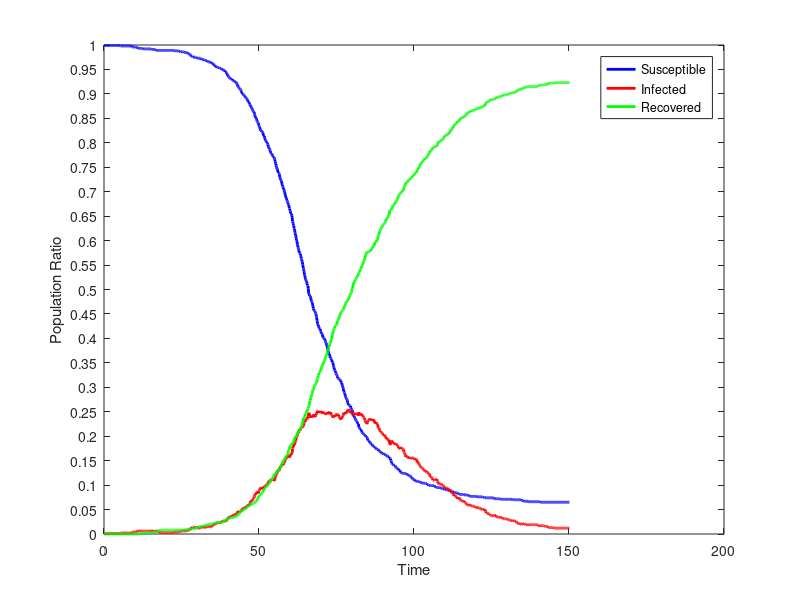

This chart was generated by the following MATLAB code:
dynamics = [
999.0,1.0,0.0;
999.0,1.0,0.0;
999.0,1.0,0.0;
999.0,1.0,0.0;
999.0,1.0,0.0;
999.0,1.0,0.0;
999.0,1.0,0.0;
999.0,1.0,0.0;
999.0,1.0,0.0;
999.0,1.0,0.0;
999.0,1.0,0.0;
999.0,1.0,0.0;
999.0,1.0,0.0;
999.0,1.0,0.0;
999.0,1.0,0.0;
999.0,1.0,0.0;
999.0,1.0,0.0;
999.0,1.0,0.0;
999.0,1.0,0.0;
999.0,1.0,0.0;
999.0,1.0,0.0;
999.0,1.0,0.0;
999.0,1.0,0.0;
999.0,1.0,0.0;
999.0,1.0,0.0;
999.0,1.0,0.0;
999.0,1.0,0.0;
999.0,1.0,0.0;
999.0,1.0,0.0;
999.0,1.0,0.0;
999.0,1.0,0.0;
999.0,1.0,0.0;
999.0,1.0,0.0;
999.0,1.0,0.0;
999.0,1.0,0.0;
999.0,1.0,0.0;
999.0,1.0,0.0;
999.0,1.0,0.0;
999.0,1.0,0.0;
999.0,1.0,0.0;
999.0,1.0,0.0;
999.0,1.0,0.0;
999.0,1.0,0.0;
999.0,1.0,0.0;
999.0,1.0,0.0;
999.0,1.0,0.0;
999.0,1.0,0.0;
999.0,1.0,0.0;
999.0,1.0,0.0;
999.0,1.0,0.0;
999.0,1.0,0.0;
999.0,1.0,0.0;
999.0,1.0,0.0;
998.0,2.0,0.0;
998.0,2.0,0.0;
998.0,2.0,0.0;
998.0,2.0,0.0;
998.0,2.0,0.0;
998.0,2.0,0.0;
998.0,2.0,0.0;
998.0,2.0,0.0;
998.0,2.0,0.0;
998.0,2.0,0.0;
998.0,2.0,0.0;
998.0,2.0,0.0;
998.0,2.0,0.0;
998.0,2.0,0.0;
998.0,2.0,0.0;
998.0,2.0,0.0;
998.0,2.0,0.0;
998.0,2.0,0.0;
998.0,2.0,0.0;
998.0,2.0,0.0;
998.0,2.0,0.0;
998.0,2.0,0.0;
998.0,2.0,0.0;
998.0,2.0,0.0;
998.0,2.0,0.0;
998.0,2.0,0.0;
998.0,2.0,0.0;
998.0,2.0,0.0;
998.0,2.0,0.0;
998.0,2.0,0.0;
998.0,2.0,0.0;
998.0,2.0,0.0;
998.0,2.0,0.0;
998.0,2.0,0.0;
998.0,2.0,0.0;
998.0,2.0,0.0;
998.0,2.0,0.0;
996.0,4.0,0.0;
996.0,4.0,0.0;
996.0,4.0,0.0;
996.0,4.0,0.0;
996.0,4.0,0.0;
996.0,4.0,0.0;
996.0,4.0,0.0;
996.0,4.0,0.0;
996.0,4.0,0.0;
996.0,4.0,0.0;
996.0,4.0,0.0;
996.0,4.0,0.0;
996.0,4.0,0.0;
995.0,5.0,0.0;
995.0,5.0,0.0;
995.0,5.0,0.0;
995.0,5.0,0.0;
994.0,6.0,0.0;
994.0,6.0,0.0;
994.0,6.0,0.0;
994.0,6.0,0.0;
994.0,6.0,0.0;
994.0,6.0,0.0;
994.0,6.0,0.0;
993.0,7.0,0.0;
993.0,7.0,0.0;
993.0,6.0,1.0;
993.0,6.0,1.0;
993.0,6.0,1.0;
993.0,6.0,1.0;
993.0,6.0,1.0;
993.0,6.0,1.0;
993.0,6.0,1.0;
993.0,6.0,1.0;
993.0,6.0,1.0;
993.0,6.0,1.0;
992.0,6.0,2.0;
992.0,6.0,2.0;
992.0,6.0,2.0;
992.0,6.0,2.0;
992.0,6.0,2.0;
992.0,6.0,2.0;
992.0,6.0,2.0;
992.0,6.0,2.0;
992.0,6.0,2.0;
992.0,6.0,2.0;
992.0,6.0,2.0;
992.0,6.0,2.0;
992.0,6.0,2.0;
992.0,6.0,2.0;
992.0,6.0,2.0;
992.0,6.0,2.0;
992.0,6.0,2.0;
992.0,6.0,2.0;
992.0,6.0,2.0;
992.0,6.0,2.0;
992.0,6.0,2.0;
992.0,6.0,2.0;
992.0,6.0,2.0;
992.0,6.0,2.0;
992.0,6.0,2.0;
992.0,6.0,2.0;
992.0,6.0,2.0;
991.0,7.0,2.0;
991.0,7.0,2.0;
991.0,6.0,3.0;
991.0,6.0,3.0;
991.0,6.0,3.0;
991.0,6.0,3.0;
991.0,6.0,3.0;
991.0,6.0,3.0;
991.0,6.0,3.0;
991.0,5.0,4.0;
991.0,5.0,4.0;
991.0,5.0,4.0;
990.0,6.0,4.0;
990.0,6.0,4.0;
990.0,6.0,4.0;
989.0,7.0,4.0;
989.0,7.0,4.0;
989.0,6.0,5.0;
989.0,6.0,5.0;
989.0,6.0,5.0;
989.0,6.0,5.0;
989.0,6.0,5.0;
989.0,6.0,5.0;
989.0,5.0,6.0;
989.0,5.0,6.0;
989.0,4.0,7.0;
989.0,4.0,7.0;
989.0,4.0,7.0;
989.0,4.0,7.0;
989.0,3.0,8.0;
989.0,3.0,8.0;
989.0,3.0,8.0;
989.0,3.0,8.0;
989.0,3.0,8.0;
989.0,3.0,8.0;
989.0,3.0,8.0;
989.0,3.0,8.0;
989.0,3.0,8.0;
989.0,3.0,8.0;
989.0,3.0,8.0;
989.0,3.0,8.0;
989.0,3.0,8.0;
989.0,3.0,8.0;
989.0,3.0,8.0;
989.0,3.0,8.0;
989.0,3.0,8.0;
989.0,3.0,8.0;
989.0,3.0,8.0;
989.0,3.0,8.0;
989.0,3.0,8.0;
989.0,3.0,8.0;
989.0,3.0,8.0;
989.0,3.0,8.0;
989.0,3.0,8.0;
989.0,3.0,8.0;
989.0,3.0,8.0;
989.0,3.0,8.0;
989.0,3.0,8.0;
989.0,3.0,8.0;
989.0,3.0,8.0;
989.0,3.0,8.0;
989.0,3.0,8.0;
989.0,3.0,8.0;
989.0,3.0,8.0;
989.0,3.0,8.0;
989.0,3.0,8.0;
989.0,3.0,8.0;
989.0,3.0,8.0;
989.0,3.0,8.0;
989.0,3.0,8.0;
989.0,3.0,8.0;
989.0,3.0,8.0;
989.0,3.0,8.0;
989.0,3.0,8.0;
988.0,4.0,8.0;
988.0,4.0,8.0;
988.0,4.0,8.0;
988.0,4.0,8.0;
988.0,4.0,8.0;
988.0,4.0,8.0;
988.0,4.0,8.0;
988.0,4.0,8.0;
988.0,4.0,8.0;
988.0,4.0,8.0;
988.0,4.0,8.0;
988.0,4.0,8.0;
988.0,4.0,8.0;
988.0,4.0,8.0;
988.0,4.0,8.0;
987.0,5.0,8.0;
987.0,5.0,8.0;
987.0,5.0,8.0;
987.0,5.0,8.0;
987.0,5.0,8.0;
986.0,6.0,8.0;
986.0,6.0,8.0;
986.0,6.0,8.0;
986.0,6.0,8.0;
986.0,6.0,8.0;
986.0,6.0,8.0;
986.0,6.0,8.0;
986.0,6.0,8.0;
986.0,6.0,8.0;
986.0,6.0,8.0;
986.0,6.0,8.0;
985.0,7.0,8.0;
985.0,7.0,8.0;
985.0,6.0,9.0;
985.0,6.0,9.0;
985.0,6.0,9.0;
985.0,6.0,9.0;
985.0,6.0,9.0;
985.0,6.0,9.0;
985.0,6.0,9.0;
984.0,7.0,9.0;
984.0,7.0,9.0;
984.0,7.0,9.0;
983.0,8.0,9.0;
983.0,8.0,9.0;
982.0,8.0,10.0;
982.0,8.0,10.0;
982.0,8.0,10.0;
982.0,8.0,10.0;
982.0,8.0,10.0;
981.0,9.0,10.0;
980.0,10.0,10.0;
979.0,11.0,10.0;
978.0,12.0,10.0;
977.0,13.0,10.0;
977.0,13.0,10.0;
977.0,13.0,10.0;
977.0,13.0,10.0;
977.0,12.0,11.0;
976.0,13.0,11.0;
975.0,14.0,11.0;
975.0,14.0,11.0;
975.0,14.0,11.0;
975.0,14.0,11.0;
975.0,14.0,11.0;
975.0,14.0,11.0;
975.0,13.0,12.0;
975.0,13.0,12.0;
975.0,13.0,12.0;
974.0,14.0,12.0;
974.0,14.0,12.0;
974.0,14.0,12.0;
974.0,13.0,13.0;
973.0,14.0,13.0;
973.0,13.0,14.0;
973.0,12.0,15.0;
973.0,12.0,15.0;
973.0,12.0,15.0;
973.0,12.0,15.0;
973.0,12.0,15.0;
973.0,12.0,15.0;
973.0,12.0,15.0;
973.0,12.0,15.0;
973.0,12.0,15.0;
973.0,12.0,15.0;
972.0,13.0,15.0;
972.0,13.0,15.0;
971.0,14.0,15.0;
971.0,14.0,15.0;
970.0,15.0,15.0;
970.0,15.0,15.0;
970.0,14.0,16.0;
970.0,13.0,17.0;
970.0,13.0,17.0;
970.0,13.0,17.0;
970.0,13.0,17.0;
970.0,13.0,17.0;
970.0,13.0,17.0;
969.0,14.0,17.0;
968.0,15.0,17.0;
968.0,14.0,18.0;
968.0,14.0,18.0;
968.0,14.0,18.0;
968.0,14.0,18.0;
968.0,14.0,18.0;
968.0,14.0,18.0;
967.0,15.0,18.0;
967.0,15.0,18.0;
966.0,15.0,19.0;
966.0,15.0,19.0;
965.0,16.0,19.0;
965.0,16.0,19.0;
965.0,16.0,19.0;
965.0,15.0,20.0;
965.0,15.0,20.0;
965.0,15.0,20.0;
965.0,15.0,20.0;
965.0,14.0,21.0;
965.0,14.0,21.0;
965.0,14.0,21.0;
963.0,16.0,21.0;
963.0,16.0,21.0;
962.0,17.0,21.0;
962.0,17.0,21.0;
962.0,17.0,21.0;
962.0,17.0,21.0;
960.0,19.0,21.0;
960.0,19.0,21.0;
959.0,20.0,21.0;
959.0,19.0,22.0;
957.0,21.0,22.0;
957.0,21.0,22.0;
957.0,20.0,23.0;
956.0,21.0,23.0;
956.0,21.0,23.0;
955.0,22.0,23.0;
955.0,22.0,23.0;
955.0,22.0,23.0;
954.0,23.0,23.0;
954.0,23.0,23.0;
954.0,23.0,23.0;
954.0,23.0,23.0;
954.0,23.0,23.0;
954.0,23.0,23.0;
954.0,22.0,24.0;
953.0,23.0,24.0;
953.0,23.0,24.0;
952.0,24.0,24.0;
952.0,24.0,24.0;
952.0,24.0,24.0;
952.0,24.0,24.0;
952.0,24.0,24.0;
951.0,25.0,24.0;
951.0,25.0,24.0;
950.0,26.0,24.0;
950.0,26.0,24.0;
949.0,27.0,24.0;
949.0,27.0,24.0;
949.0,27.0,24.0;
948.0,27.0,25.0;
948.0,26.0,26.0;
948.0,26.0,26.0;
948.0,26.0,26.0;
948.0,25.0,27.0;
945.0,27.0,28.0;
945.0,26.0,29.0;
945.0,26.0,29.0;
944.0,27.0,29.0;
943.0,27.0,30.0;
941.0,29.0,30.0;
941.0,29.0,30.0;
940.0,30.0,30.0;
937.0,33.0,30.0;
937.0,33.0,30.0;
936.0,34.0,30.0;
935.0,34.0,31.0;
934.0,34.0,32.0;
934.0,33.0,33.0;
933.0,34.0,33.0;
932.0,35.0,33.0;
932.0,35.0,33.0;
931.0,36.0,33.0;
931.0,36.0,33.0;
930.0,37.0,33.0;
930.0,36.0,34.0;
930.0,36.0,34.0;
930.0,36.0,34.0;
930.0,36.0,34.0;
928.0,38.0,34.0;
928.0,38.0,34.0;
927.0,39.0,34.0;
927.0,39.0,34.0;
927.0,39.0,34.0;
926.0,40.0,34.0;
925.0,40.0,35.0;
925.0,40.0,35.0;
925.0,39.0,36.0;
925.0,39.0,36.0;
924.0,40.0,36.0;
924.0,40.0,36.0;
922.0,42.0,36.0;
921.0,43.0,36.0;
920.0,43.0,37.0;
920.0,43.0,37.0;
919.0,43.0,38.0;
915.0,47.0,38.0;
914.0,47.0,39.0;
914.0,46.0,40.0;
913.0,46.0,41.0;
912.0,45.0,43.0;
911.0,46.0,43.0;
911.0,45.0,44.0;
910.0,46.0,44.0;
909.0,46.0,45.0;
908.0,46.0,46.0;
907.0,47.0,46.0;
906.0,47.0,47.0;
904.0,48.0,48.0;
902.0,50.0,48.0;
900.0,52.0,48.0;
900.0,51.0,49.0;
900.0,51.0,49.0;
899.0,52.0,49.0;
898.0,53.0,49.0;
897.0,54.0,49.0;
897.0,53.0,50.0;
896.0,53.0,51.0;
896.0,53.0,51.0;
895.0,54.0,51.0;
893.0,56.0,51.0;
892.0,56.0,52.0;
892.0,54.0,54.0;
891.0,55.0,54.0;
891.0,55.0,54.0;
890.0,56.0,54.0;
889.0,56.0,55.0;
888.0,57.0,55.0;
885.0,60.0,55.0;
885.0,58.0,57.0;
883.0,59.0,58.0;
883.0,59.0,58.0;
883.0,58.0,59.0;
880.0,61.0,59.0;
879.0,62.0,59.0;
878.0,63.0,59.0;
877.0,64.0,59.0;
874.0,67.0,59.0;
874.0,67.0,59.0;
873.0,68.0,59.0;
872.0,67.0,61.0;
871.0,67.0,62.0;
869.0,69.0,62.0;
868.0,69.0,63.0;
866.0,71.0,63.0;
865.0,72.0,63.0;
864.0,73.0,63.0;
864.0,73.0,63.0;
863.0,74.0,63.0;
860.0,77.0,63.0;
858.0,79.0,63.0;
856.0,80.0,64.0;
853.0,82.0,65.0;
853.0,81.0,66.0;
850.0,83.0,67.0;
850.0,82.0,68.0;
848.0,84.0,68.0;
846.0,86.0,68.0;
844.0,86.0,70.0;
843.0,86.0,71.0;
842.0,87.0,71.0;
841.0,85.0,74.0;
840.0,83.0,77.0;
836.0,87.0,77.0;
835.0,88.0,77.0;
833.0,89.0,78.0;
832.0,90.0,78.0;
830.0,92.0,78.0;
827.0,94.0,79.0;
825.0,95.0,80.0;
825.0,95.0,80.0;
825.0,94.0,81.0;
824.0,94.0,82.0;
824.0,92.0,84.0;
823.0,92.0,85.0;
823.0,92.0,85.0;
821.0,93.0,86.0;
820.0,93.0,87.0;
816.0,97.0,87.0;
814.0,96.0,90.0;
814.0,96.0,90.0;
814.0,95.0,91.0;
811.0,95.0,94.0;
808.0,98.0,94.0;
806.0,99.0,95.0;
805.0,98.0,97.0;
804.0,99.0,97.0;
804.0,99.0,97.0;
802.0,101.0,97.0;
802.0,101.0,97.0;
800.0,102.0,98.0;
799.0,103.0,98.0;
797.0,103.0,100.0;
796.0,103.0,101.0;
793.0,105.0,102.0;
790.0,108.0,102.0;
789.0,108.0,103.0;
789.0,107.0,104.0;
787.0,109.0,104.0;
786.0,109.0,105.0;
784.0,109.0,107.0;
781.0,110.0,109.0;
779.0,111.0,110.0;
778.0,112.0,110.0;
778.0,112.0,110.0;
778.0,112.0,110.0;
777.0,110.0,113.0;
774.0,112.0,114.0;
773.0,112.0,115.0;
773.0,112.0,115.0;
772.0,111.0,117.0;
770.0,111.0,119.0;
770.0,109.0,121.0;
770.0,109.0,121.0;
768.0,109.0,123.0;
766.0,111.0,123.0;
762.0,115.0,123.0;
759.0,118.0,123.0;
758.0,119.0,123.0;
754.0,121.0,125.0;
751.0,122.0,127.0;
750.0,122.0,128.0;
747.0,125.0,128.0;
747.0,125.0,128.0;
745.0,126.0,129.0;
740.0,131.0,129.0;
740.0,130.0,130.0;
738.0,132.0,130.0;
738.0,129.0,133.0;
737.0,130.0,133.0;
735.0,132.0,133.0;
730.0,136.0,134.0;
729.0,135.0,136.0;
725.0,138.0,137.0;
724.0,139.0,137.0;
724.0,139.0,137.0;
723.0,138.0,139.0;
720.0,139.0,141.0;
716.0,142.0,142.0;
714.0,141.0,145.0;
711.0,143.0,146.0;
710.0,141.0,149.0;
709.0,141.0,150.0;
705.0,144.0,151.0;
705.0,144.0,151.0;
703.0,145.0,152.0;
700.0,147.0,153.0;
699.0,148.0,153.0;
695.0,150.0,155.0;
693.0,151.0,156.0;
689.0,153.0,158.0;
689.0,153.0,158.0;
687.0,155.0,158.0;
685.0,156.0,159.0;
682.0,159.0,159.0;
681.0,158.0,161.0;
680.0,158.0,162.0;
678.0,160.0,162.0;
674.0,159.0,167.0;
673.0,158.0,169.0;
673.0,156.0,171.0;
669.0,159.0,172.0;
666.0,160.0,174.0;
665.0,157.0,178.0;
662.0,160.0,178.0;
660.0,160.0,180.0;
656.0,163.0,181.0;
656.0,162.0,182.0;
654.0,164.0,182.0;
654.0,163.0,183.0;
651.0,165.0,184.0;
648.0,166.0,186.0;
640.0,174.0,186.0;
639.0,175.0,186.0;
635.0,179.0,186.0;
632.0,180.0,188.0;
631.0,179.0,190.0;
625.0,184.0,191.0;
624.0,184.0,192.0;
621.0,183.0,196.0;
617.0,186.0,197.0;
614.0,188.0,198.0;
611.0,190.0,199.0;
609.0,192.0,199.0;
604.0,197.0,199.0;
601.0,198.0,201.0;
599.0,200.0,201.0;
597.0,200.0,203.0;
592.0,201.0,207.0;
589.0,204.0,207.0;
586.0,207.0,207.0;
584.0,207.0,209.0;
582.0,207.0,211.0;
579.0,210.0,211.0;
575.0,214.0,211.0;
575.0,212.0,213.0;
574.0,213.0,213.0;
573.0,213.0,214.0;
570.0,214.0,216.0;
568.0,215.0,217.0;
564.0,216.0,220.0;
563.0,217.0,220.0;
561.0,217.0,222.0;
557.0,219.0,224.0;
556.0,218.0,226.0;
551.0,220.0,229.0;
548.0,220.0,232.0;
543.0,220.0,237.0;
541.0,222.0,237.0;
537.0,226.0,237.0;
534.0,228.0,238.0;
530.0,232.0,238.0;
528.0,231.0,241.0;
524.0,230.0,246.0;
522.0,232.0,246.0;
520.0,233.0,247.0;
518.0,235.0,247.0;
517.0,235.0,248.0;
515.0,236.0,249.0;
512.0,235.0,253.0;
509.0,237.0,254.0;
508.0,238.0,254.0;
507.0,237.0,256.0;
502.0,241.0,257.0;
493.0,247.0,260.0;
491.0,248.0,261.0;
490.0,245.0,265.0;
487.0,245.0,268.0;
487.0,243.0,270.0;
486.0,241.0,273.0;
486.0,240.0,274.0;
483.0,238.0,279.0;
479.0,241.0,280.0;
477.0,240.0,283.0;
475.0,240.0,285.0;
474.0,239.0,287.0;
473.0,239.0,288.0;
468.0,240.0,292.0;
466.0,239.0,295.0;
462.0,243.0,295.0;
461.0,243.0,296.0;
457.0,245.0,298.0;
457.0,243.0,300.0;
456.0,242.0,302.0;
455.0,241.0,304.0;
455.0,239.0,306.0;
453.0,241.0,306.0;
451.0,242.0,307.0;
449.0,243.0,308.0;
445.0,246.0,309.0;
443.0,246.0,311.0;
437.0,250.0,313.0;
435.0,249.0,316.0;
430.0,252.0,318.0;
428.0,252.0,320.0;
428.0,248.0,324.0;
424.0,251.0,325.0;
423.0,249.0,328.0;
421.0,249.0,330.0;
420.0,250.0,330.0;
420.0,249.0,331.0;
420.0,249.0,331.0;
417.0,250.0,333.0;
415.0,250.0,335.0;
414.0,251.0,335.0;
410.0,251.0,339.0;
410.0,249.0,341.0;
409.0,248.0,343.0;
409.0,247.0,344.0;
408.0,246.0,346.0;
402.0,250.0,348.0;
402.0,250.0,348.0;
401.0,248.0,351.0;
400.0,248.0,352.0;
400.0,247.0,353.0;
400.0,247.0,353.0;
399.0,246.0,355.0;
396.0,247.0,357.0;
394.0,245.0,361.0;
392.0,245.0,363.0;
391.0,244.0,365.0;
390.0,245.0,365.0;
387.0,246.0,367.0;
385.0,246.0,369.0;
383.0,248.0,369.0;
381.0,246.0,373.0;
377.0,247.0,376.0;
375.0,247.0,378.0;
372.0,249.0,379.0;
370.0,249.0,381.0;
368.0,250.0,382.0;
368.0,245.0,387.0;
366.0,245.0,389.0;
363.0,247.0,390.0;
360.0,249.0,391.0;
360.0,249.0,391.0;
359.0,246.0,395.0;
358.0,245.0,397.0;
356.0,244.0,400.0;
356.0,244.0,400.0;
352.0,243.0,405.0;
352.0,240.0,408.0;
351.0,240.0,409.0;
348.0,238.0,414.0;
345.0,239.0,416.0;
342.0,240.0,418.0;
340.0,240.0,420.0;
337.0,242.0,421.0;
335.0,241.0,424.0;
334.0,241.0,425.0;
334.0,240.0,426.0;
331.0,243.0,426.0;
329.0,244.0,427.0;
328.0,245.0,427.0;
326.0,246.0,428.0;
325.0,246.0,429.0;
324.0,244.0,432.0;
322.0,242.0,436.0;
319.0,244.0,437.0;
318.0,244.0,438.0;
317.0,244.0,439.0;
317.0,244.0,439.0;
317.0,241.0,442.0;
317.0,238.0,445.0;
317.0,238.0,445.0;
316.0,237.0,447.0;
315.0,235.0,450.0;
313.0,235.0,452.0;
313.0,234.0,453.0;
310.0,237.0,453.0;
309.0,237.0,454.0;
309.0,236.0,455.0;
305.0,239.0,456.0;
304.0,239.0,457.0;
301.0,241.0,458.0;
300.0,242.0,458.0;
297.0,244.0,459.0;
292.0,248.0,460.0;
292.0,247.0,461.0;
290.0,246.0,464.0;
289.0,246.0,465.0;
287.0,245.0,468.0;
284.0,247.0,469.0;
281.0,248.0,471.0;
279.0,249.0,472.0;
279.0,247.0,474.0;
277.0,248.0,475.0;
275.0,250.0,475.0;
275.0,249.0,476.0;
273.0,251.0,476.0;
269.0,253.0,478.0;
266.0,254.0,480.0;
266.0,254.0,480.0;
264.0,255.0,481.0;
264.0,253.0,483.0;
263.0,252.0,485.0;
262.0,251.0,487.0;
262.0,251.0,487.0;
262.0,250.0,488.0;
262.0,248.0,490.0;
259.0,249.0,492.0;
257.0,250.0,493.0;
255.0,251.0,494.0;
255.0,249.0,496.0;
254.0,246.0,500.0;
253.0,245.0,502.0;
249.0,248.0,503.0;
245.0,248.0,507.0;
242.0,247.0,511.0;
241.0,248.0,511.0;
241.0,244.0,515.0;
241.0,244.0,515.0;
239.0,245.0,516.0;
237.0,246.0,517.0;
236.0,245.0,519.0;
234.0,246.0,520.0;
233.0,246.0,521.0;
232.0,246.0,522.0;
231.0,246.0,523.0;
231.0,245.0,524.0;
230.0,245.0,525.0;
229.0,244.0,527.0;
227.0,245.0,528.0;
225.0,247.0,528.0;
225.0,245.0,530.0;
225.0,242.0,533.0;
218.0,249.0,533.0;
218.0,247.0,535.0;
217.0,247.0,536.0;
216.0,246.0,538.0;
214.0,246.0,540.0;
214.0,244.0,542.0;
214.0,244.0,542.0;
214.0,243.0,543.0;
210.0,246.0,544.0;
210.0,244.0,546.0;
208.0,243.0,549.0;
208.0,242.0,550.0;
207.0,243.0,550.0;
206.0,242.0,552.0;
205.0,241.0,554.0;
204.0,239.0,557.0;
204.0,238.0,558.0;
203.0,238.0,559.0;
203.0,237.0,560.0;
203.0,235.0,562.0;
202.0,232.0,566.0;
201.0,230.0,569.0;
201.0,228.0,571.0;
199.0,228.0,573.0;
199.0,227.0,574.0;
199.0,227.0,574.0;
198.0,225.0,577.0;
197.0,226.0,577.0;
195.0,228.0,577.0;
192.0,231.0,577.0;
191.0,232.0,577.0;
191.0,232.0,577.0;
191.0,232.0,577.0;
190.0,233.0,577.0;
188.0,235.0,577.0;
187.0,236.0,577.0;
187.0,234.0,579.0;
187.0,234.0,579.0;
186.0,235.0,579.0;
185.0,233.0,582.0;
184.0,234.0,582.0;
184.0,233.0,583.0;
184.0,232.0,584.0;
182.0,233.0,585.0;
181.0,233.0,586.0;
180.0,234.0,586.0;
179.0,235.0,586.0;
179.0,233.0,588.0;
179.0,232.0,589.0;
178.0,233.0,589.0;
178.0,231.0,591.0;
178.0,227.0,595.0;
178.0,227.0,595.0;
177.0,226.0,597.0;
175.0,228.0,597.0;
175.0,228.0,597.0;
175.0,227.0,598.0;
174.0,228.0,598.0;
173.0,226.0,601.0;
173.0,225.0,602.0;
173.0,225.0,602.0;
173.0,223.0,604.0;
173.0,219.0,608.0;
173.0,217.0,610.0;
172.0,217.0,611.0;
170.0,217.0,613.0;
170.0,215.0,615.0;
169.0,212.0,619.0;
169.0,211.0,620.0;
168.0,211.0,621.0;
168.0,209.0,623.0;
167.0,209.0,624.0;
167.0,208.0,625.0;
165.0,208.0,627.0;
165.0,207.0,628.0;
165.0,207.0,628.0;
165.0,206.0,629.0;
165.0,204.0,631.0;
165.0,203.0,632.0;
164.0,203.0,633.0;
164.0,202.0,634.0;
164.0,202.0,634.0;
163.0,203.0,634.0;
163.0,202.0,635.0;
163.0,201.0,636.0;
162.0,201.0,637.0;
162.0,199.0,639.0;
161.0,199.0,640.0;
161.0,195.0,644.0;
160.0,196.0,644.0;
160.0,195.0,645.0;
160.0,195.0,645.0;
160.0,194.0,646.0;
159.0,193.0,648.0;
158.0,194.0,648.0;
158.0,193.0,649.0;
158.0,192.0,650.0;
158.0,190.0,652.0;
155.0,192.0,653.0;
155.0,186.0,659.0;
155.0,184.0,661.0;
155.0,182.0,663.0;
154.0,183.0,663.0;
151.0,186.0,663.0;
150.0,187.0,663.0;
148.0,189.0,663.0;
145.0,191.0,664.0;
144.0,190.0,666.0;
143.0,190.0,667.0;
143.0,187.0,670.0;
143.0,185.0,672.0;
142.0,186.0,672.0;
141.0,187.0,672.0;
140.0,187.0,673.0;
140.0,186.0,674.0;
140.0,185.0,675.0;
140.0,185.0,675.0;
140.0,183.0,677.0;
138.0,184.0,678.0;
137.0,183.0,680.0;
136.0,184.0,680.0;
135.0,184.0,681.0;
135.0,183.0,682.0;
134.0,182.0,684.0;
134.0,182.0,684.0;
133.0,182.0,685.0;
133.0,179.0,688.0;
133.0,178.0,689.0;
133.0,176.0,691.0;
131.0,177.0,692.0;
131.0,175.0,694.0;
130.0,175.0,695.0;
130.0,174.0,696.0;
130.0,174.0,696.0;
127.0,177.0,696.0;
126.0,177.0,697.0;
126.0,176.0,698.0;
125.0,176.0,699.0;
125.0,176.0,699.0;
125.0,176.0,699.0;
124.0,175.0,701.0;
124.0,174.0,702.0;
124.0,174.0,702.0;
124.0,174.0,702.0;
124.0,173.0,703.0;
124.0,169.0,707.0;
124.0,167.0,709.0;
124.0,166.0,710.0;
124.0,165.0,711.0;
124.0,163.0,713.0;
124.0,161.0,715.0;
124.0,158.0,718.0;
123.0,159.0,718.0;
123.0,159.0,718.0;
123.0,159.0,718.0;
122.0,159.0,719.0;
122.0,159.0,719.0;
121.0,159.0,720.0;
121.0,157.0,722.0;
121.0,156.0,723.0;
121.0,155.0,724.0;
120.0,156.0,724.0;
120.0,156.0,724.0;
119.0,157.0,724.0;
119.0,156.0,725.0;
119.0,156.0,725.0;
119.0,154.0,727.0;
118.0,155.0,727.0;
117.0,155.0,728.0;
116.0,155.0,729.0;
116.0,155.0,729.0;
115.0,155.0,730.0;
114.0,156.0,730.0;
113.0,156.0,731.0;
112.0,156.0,732.0;
112.0,156.0,732.0;
112.0,156.0,732.0;
112.0,154.0,734.0;
111.0,154.0,735.0;
111.0,153.0,736.0;
111.0,152.0,737.0;
109.0,153.0,738.0;
109.0,153.0,738.0;
108.0,154.0,738.0;
108.0,154.0,738.0;
108.0,154.0,738.0;
108.0,152.0,740.0;
108.0,151.0,741.0;
108.0,147.0,745.0;
108.0,147.0,745.0;
107.0,148.0,745.0;
107.0,147.0,746.0;
107.0,144.0,749.0;
107.0,144.0,749.0;
107.0,144.0,749.0;
107.0,142.0,751.0;
107.0,141.0,752.0;
106.0,140.0,754.0;
106.0,138.0,756.0;
106.0,137.0,757.0;
105.0,137.0,758.0;
105.0,137.0,758.0;
105.0,136.0,759.0;
105.0,136.0,759.0;
104.0,135.0,761.0;
104.0,135.0,761.0;
104.0,134.0,762.0;
104.0,133.0,763.0;
104.0,132.0,764.0;
104.0,131.0,765.0;
104.0,131.0,765.0;
104.0,131.0,765.0;
104.0,131.0,765.0;
104.0,128.0,768.0;
104.0,128.0,768.0;
104.0,128.0,768.0;
103.0,129.0,768.0;
103.0,129.0,768.0;
103.0,128.0,769.0;
103.0,127.0,770.0;
102.0,127.0,771.0;
101.0,127.0,772.0;
101.0,126.0,773.0;
101.0,125.0,774.0;
100.0,125.0,775.0;
100.0,123.0,777.0;
99.0,123.0,778.0;
99.0,123.0,778.0;
99.0,122.0,779.0;
99.0,120.0,781.0;
99.0,117.0,784.0;
99.0,117.0,784.0;
99.0,117.0,784.0;
99.0,117.0,784.0;
99.0,116.0,785.0;
99.0,116.0,785.0;
99.0,115.0,786.0;
99.0,114.0,787.0;
99.0,113.0,788.0;
99.0,110.0,791.0;
99.0,110.0,791.0;
99.0,110.0,791.0;
99.0,110.0,791.0;
99.0,110.0,791.0;
98.0,111.0,791.0;
97.0,112.0,791.0;
97.0,112.0,791.0;
96.0,112.0,792.0;
96.0,111.0,793.0;
96.0,111.0,793.0;
95.0,112.0,793.0;
95.0,112.0,793.0;
95.0,112.0,793.0;
95.0,109.0,796.0;
95.0,108.0,797.0;
95.0,107.0,798.0;
95.0,104.0,801.0;
95.0,103.0,802.0;
95.0,102.0,803.0;
95.0,102.0,803.0;
95.0,102.0,803.0;
95.0,102.0,803.0;
94.0,103.0,803.0;
94.0,103.0,803.0;
94.0,103.0,803.0;
94.0,102.0,804.0;
94.0,101.0,805.0;
94.0,100.0,806.0;
94.0,100.0,806.0;
93.0,100.0,807.0;
93.0,100.0,807.0;
92.0,100.0,808.0;
92.0,100.0,808.0;
92.0,99.0,809.0;
92.0,98.0,810.0;
92.0,97.0,811.0;
92.0,96.0,812.0;
92.0,94.0,814.0;
91.0,94.0,815.0;
91.0,94.0,815.0;
91.0,93.0,816.0;
91.0,93.0,816.0;
90.0,94.0,816.0;
90.0,94.0,816.0;
90.0,94.0,816.0;
90.0,94.0,816.0;
90.0,94.0,816.0;
90.0,94.0,816.0;
90.0,92.0,818.0;
90.0,92.0,818.0;
90.0,91.0,819.0;
90.0,90.0,820.0;
89.0,91.0,820.0;
89.0,89.0,822.0;
87.0,91.0,822.0;
87.0,89.0,824.0;
87.0,88.0,825.0;
87.0,88.0,825.0;
87.0,86.0,827.0;
87.0,86.0,827.0;
87.0,85.0,828.0;
87.0,84.0,829.0;
87.0,84.0,829.0;
86.0,84.0,830.0;
86.0,81.0,833.0;
86.0,81.0,833.0;
86.0,80.0,834.0;
86.0,78.0,836.0;
85.0,78.0,837.0;
84.0,79.0,837.0;
84.0,79.0,837.0;
84.0,78.0,838.0;
84.0,78.0,838.0;
84.0,77.0,839.0;
84.0,76.0,840.0;
84.0,76.0,840.0;
84.0,75.0,841.0;
84.0,74.0,842.0;
84.0,72.0,844.0;
83.0,73.0,844.0;
83.0,73.0,844.0;
83.0,73.0,844.0;
82.0,74.0,844.0;
82.0,73.0,845.0;
81.0,74.0,845.0;
81.0,73.0,846.0;
81.0,71.0,848.0;
81.0,71.0,848.0;
81.0,69.0,850.0;
81.0,68.0,851.0;
81.0,68.0,851.0;
81.0,68.0,851.0;
81.0,68.0,851.0;
81.0,67.0,852.0;
81.0,67.0,852.0;
81.0,67.0,852.0;
81.0,67.0,852.0;
81.0,67.0,852.0;
81.0,67.0,852.0;
80.0,68.0,852.0;
80.0,66.0,854.0;
80.0,66.0,854.0;
80.0,65.0,855.0;
80.0,64.0,856.0;
80.0,64.0,856.0;
80.0,63.0,857.0;
80.0,63.0,857.0;
80.0,62.0,858.0;
80.0,62.0,858.0;
80.0,60.0,860.0;
80.0,59.0,861.0;
80.0,59.0,861.0;
79.0,59.0,862.0;
79.0,59.0,862.0;
79.0,59.0,862.0;
78.0,60.0,862.0;
78.0,59.0,863.0;
78.0,59.0,863.0;
77.0,60.0,863.0;
77.0,60.0,863.0;
77.0,59.0,864.0;
77.0,59.0,864.0;
77.0,58.0,865.0;
77.0,57.0,866.0;
77.0,57.0,866.0;
77.0,57.0,866.0;
77.0,57.0,866.0;
77.0,57.0,866.0;
77.0,57.0,866.0;
77.0,57.0,866.0;
77.0,57.0,866.0;
77.0,57.0,866.0;
77.0,56.0,867.0;
77.0,56.0,867.0;
77.0,56.0,867.0;
77.0,56.0,867.0;
77.0,56.0,867.0;
77.0,55.0,868.0;
77.0,53.0,870.0;
77.0,53.0,870.0;
77.0,53.0,870.0;
76.0,54.0,870.0;
76.0,54.0,870.0;
76.0,54.0,870.0;
76.0,54.0,870.0;
76.0,54.0,870.0;
76.0,54.0,870.0;
76.0,54.0,870.0;
76.0,54.0,870.0;
76.0,54.0,870.0;
76.0,53.0,871.0;
76.0,52.0,872.0;
76.0,51.0,873.0;
76.0,51.0,873.0;
76.0,51.0,873.0;
76.0,51.0,873.0;
76.0,51.0,873.0;
76.0,51.0,873.0;
76.0,51.0,873.0;
76.0,50.0,874.0;
75.0,51.0,874.0;
75.0,50.0,875.0;
75.0,50.0,875.0;
75.0,50.0,875.0;
75.0,50.0,875.0;
75.0,50.0,875.0;
75.0,49.0,876.0;
74.0,50.0,876.0;
74.0,47.0,879.0;
74.0,46.0,880.0;
74.0,45.0,881.0;
74.0,43.0,883.0;
74.0,43.0,883.0;
74.0,43.0,883.0;
74.0,43.0,883.0;
74.0,43.0,883.0;
74.0,42.0,884.0;
74.0,42.0,884.0;
74.0,42.0,884.0;
74.0,41.0,885.0;
74.0,40.0,886.0;
74.0,40.0,886.0;
74.0,40.0,886.0;
74.0,39.0,887.0;
74.0,38.0,888.0;
74.0,38.0,888.0;
74.0,38.0,888.0;
74.0,38.0,888.0;
74.0,38.0,888.0;
74.0,37.0,889.0;
74.0,37.0,889.0;
74.0,37.0,889.0;
74.0,37.0,889.0;
74.0,37.0,889.0;
74.0,37.0,889.0;
73.0,38.0,889.0;
73.0,38.0,889.0;
73.0,38.0,889.0;
72.0,39.0,889.0;
72.0,38.0,890.0;
72.0,38.0,890.0;
72.0,38.0,890.0;
72.0,38.0,890.0;
72.0,36.0,892.0;
72.0,35.0,893.0;
72.0,35.0,893.0;
72.0,35.0,893.0;
72.0,35.0,893.0;
72.0,34.0,894.0;
72.0,34.0,894.0;
72.0,34.0,894.0;
72.0,34.0,894.0;
72.0,34.0,894.0;
72.0,34.0,894.0;
72.0,34.0,894.0;
72.0,34.0,894.0;
72.0,34.0,894.0;
71.0,35.0,894.0;
71.0,34.0,895.0;
71.0,34.0,895.0;
71.0,34.0,895.0;
71.0,34.0,895.0;
71.0,33.0,896.0;
71.0,32.0,897.0;
71.0,32.0,897.0;
71.0,31.0,898.0;
71.0,31.0,898.0;
71.0,31.0,898.0;
71.0,31.0,898.0;
71.0,31.0,898.0;
71.0,31.0,898.0;
71.0,31.0,898.0;
71.0,31.0,898.0;
71.0,31.0,898.0;
71.0,31.0,898.0;
71.0,31.0,898.0;
71.0,31.0,898.0;
71.0,31.0,898.0;
71.0,31.0,898.0;
71.0,30.0,899.0;
71.0,30.0,899.0;
71.0,30.0,899.0;
71.0,30.0,899.0;
71.0,30.0,899.0;
71.0,29.0,900.0;
71.0,28.0,901.0;
71.0,28.0,901.0;
71.0,28.0,901.0;
71.0,28.0,901.0;
71.0,28.0,901.0;
71.0,28.0,901.0;
71.0,27.0,902.0;
71.0,27.0,902.0;
71.0,27.0,902.0;
71.0,27.0,902.0;
71.0,27.0,902.0;
70.0,28.0,902.0;
70.0,28.0,902.0;
70.0,27.0,903.0;
70.0,27.0,903.0;
70.0,27.0,903.0;
70.0,27.0,903.0;
70.0,27.0,903.0;
70.0,27.0,903.0;
70.0,26.0,904.0;
70.0,26.0,904.0;
70.0,26.0,904.0;
70.0,26.0,904.0;
70.0,25.0,905.0;
70.0,24.0,906.0;
70.0,24.0,906.0;
70.0,22.0,908.0;
70.0,22.0,908.0;
70.0,22.0,908.0;
70.0,22.0,908.0;
70.0,22.0,908.0;
70.0,22.0,908.0;
70.0,21.0,909.0;
70.0,21.0,909.0;
70.0,21.0,909.0;
70.0,20.0,910.0;
70.0,20.0,910.0;
70.0,20.0,910.0;
70.0,20.0,910.0;
69.0,21.0,910.0;
69.0,21.0,910.0;
69.0,21.0,910.0;
69.0,20.0,911.0;
69.0,20.0,911.0;
69.0,20.0,911.0;
68.0,21.0,911.0;
67.0,21.0,912.0;
67.0,21.0,912.0;
67.0,21.0,912.0;
67.0,20.0,913.0;
67.0,20.0,913.0;
67.0,20.0,913.0;
67.0,20.0,913.0;
67.0,20.0,913.0;
67.0,19.0,914.0;
67.0,19.0,914.0;
67.0,19.0,914.0;
67.0,19.0,914.0;
67.0,19.0,914.0;
67.0,19.0,914.0;
67.0,18.0,915.0;
67.0,18.0,915.0;
66.0,19.0,915.0;
66.0,19.0,915.0;
66.0,19.0,915.0;
66.0,19.0,915.0;
66.0,19.0,915.0;
66.0,19.0,915.0;
66.0,19.0,915.0;
66.0,19.0,915.0;
66.0,19.0,915.0;
66.0,19.0,915.0;
66.0,19.0,915.0;
66.0,19.0,915.0;
66.0,19.0,915.0;
66.0,19.0,915.0;
66.0,19.0,915.0;
66.0,19.0,915.0;
66.0,19.0,915.0;
66.0,19.0,915.0;
66.0,19.0,915.0;
66.0,19.0,915.0;
66.0,19.0,915.0;
66.0,19.0,915.0;
66.0,19.0,915.0;
66.0,19.0,915.0;
66.0,19.0,915.0;
66.0,19.0,915.0;
66.0,19.0,915.0;
66.0,19.0,915.0;
66.0,19.0,915.0;
66.0,19.0,915.0;
66.0,18.0,916.0;
66.0,18.0,916.0;
66.0,17.0,917.0;
66.0,17.0,917.0;
66.0,17.0,917.0;
66.0,17.0,917.0;
66.0,16.0,918.0;
66.0,16.0,918.0;
65.0,17.0,918.0;
65.0,17.0,918.0;
65.0,17.0,918.0;
65.0,17.0,918.0;
65.0,17.0,918.0;
65.0,17.0,918.0;
65.0,17.0,918.0;
65.0,17.0,918.0;
65.0,17.0,918.0;
65.0,17.0,918.0;
65.0,17.0,918.0;
65.0,17.0,918.0;
65.0,16.0,919.0;
65.0,16.0,919.0;
65.0,16.0,919.0;
65.0,16.0,919.0;
65.0,16.0,919.0;
65.0,16.0,919.0;
65.0,16.0,919.0;
65.0,16.0,919.0;
65.0,16.0,919.0;
65.0,16.0,919.0;
65.0,15.0,920.0;
65.0,15.0,920.0;
65.0,15.0,920.0;
65.0,15.0,920.0;
65.0,13.0,922.0;
65.0,13.0,922.0;
65.0,13.0,922.0;
65.0,13.0,922.0;
65.0,13.0,922.0;
65.0,13.0,922.0;
65.0,13.0,922.0;
65.0,13.0,922.0;
65.0,13.0,922.0;
65.0,13.0,922.0;
65.0,13.0,922.0;
65.0,13.0,922.0;
65.0,13.0,922.0;
65.0,13.0,922.0;
65.0,13.0,922.0;
65.0,13.0,922.0;
65.0,13.0,922.0;
65.0,13.0,922.0;
65.0,13.0,922.0;
65.0,12.0,923.0;
65.0,12.0,923.0;
65.0,12.0,923.0;
65.0,12.0,923.0;
65.0,12.0,923.0;
65.0,12.0,923.0;
65.0,12.0,923.0;
65.0,12.0,923.0;
65.0,12.0,923.0;
65.0,12.0,923.0;
65.0,12.0,923.0;
65.0,12.0,923.0;
65.0,12.0,923.0;
65.0,12.0,923.0;
65.0,12.0,923.0;
65.0,12.0,923.0;
65.0,12.0,923.0;
65.0,12.0,923.0;
65.0,12.0,923.0;
65.0,12.0,923.0;
65.0,12.0,923.0;
65.0,12.0,923.0;
65.0,12.0,923.0;
65.0,12.0,923.0;
65.0,12.0,923.0;
65.0,12.0,923.0;
65.0,12.0,923.0;
65.0,12.0,923.0;
65.0,12.0,923.0;
65.0,12.0,923.0;
65.0,12.0,923.0;
65.0,12.0,923.0;
65.0,12.0,923.0;
65.0,12.0,923.0;
65.0,12.0,923.0;
65.0,12.0,923.0;
65.0,12.0,923.0;
65.0,12.0,923.0;
65.0,12.0,923.0;
65.0,12.0,923.0;
65.0,12.0,923.0;
65.0,12.0,923.0;
65.0,12.0,923.0;
65.0,12.0,923.0;
65.0,12.0,923.0;
65.0,12.0,923.0;
65.0,12.0,923.0;
65.0,12.0,923.0;
65.0,12.0,923.0;
65.0,12.0,923.0;
];
susceptible = dynamics (:, 1);
infected = dynamics (:, 2);
recovered = dynamics (:, 3);
totalPopulation = susceptible(1) + infected(1) + recovered(1);
susceptibleRatio = susceptible ./ totalPopulation;
infectedRatio = infected ./ totalPopulation;
recoveredRatio = recovered ./ totalPopulation;
steps = length (susceptible);
indices = 0 : steps - 1;
indices = indices ./ 10.0;
figure
plot (indices, susceptibleRatio.', 'color', 'blue', 'linewidth', 2);
hold on
plot (indices, infectedRatio.', 'color', 'red', 'linewidth', 2);
hold on
plot (indices, recoveredRatio.', 'color', 'green', 'linewidth', 2);
set(gca,'YTick',0:0.05:1.0);
xlabel ('Time');
ylabel ('Population Ratio');
legend('Susceptible','Infected', 'Recovered');
